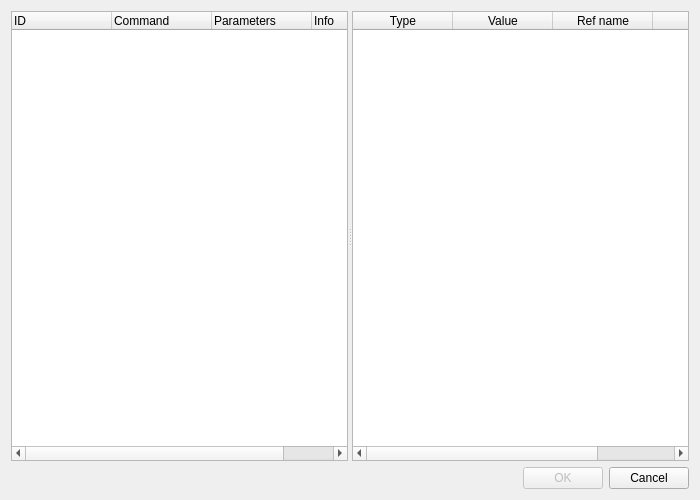
<?xml version="1.0" encoding="UTF-8"?>
<ui version="4.0">
 <class>Dialog</class>
 <widget class="QDialog" name="Dialog">
  <property name="geometry">
   <rect>
    <x>0</x>
    <y>0</y>
    <width>700</width>
    <height>500</height>
   </rect>
  </property>
  <property name="windowTitle">
   <string>Dialog</string>
  </property>
  <layout class="QHBoxLayout" name="horizontalLayout_2">
   <item>
    <layout class="QVBoxLayout" name="verticalLayout">
     <item>
      <widget class="QSplitter" name="splitter">
       <property name="orientation">
        <enum>Qt::Horizontal</enum>
       </property>
       <property name="opaqueResize">
        <bool>true</bool>
       </property>
       <property name="childrenCollapsible">
        <bool>false</bool>
       </property>
       <widget class="QTreeWidget" name="treeWidget">
        <property name="baseSize">
         <size>
          <width>150</width>
          <height>0</height>
         </size>
        </property>
        <column>
         <property name="text">
          <string>ID</string>
         </property>
        </column>
        <column>
         <property name="text">
          <string>Command</string>
         </property>
        </column>
        <column>
         <property name="text">
          <string>Parameters</string>
         </property>
        </column>
        <column>
         <property name="text">
          <string>Info</string>
         </property>
        </column>
       </widget>
       <widget class="QTableWidget" name="tableWidget">
        <column>
         <property name="text">
          <string>Type</string>
         </property>
        </column>
        <column>
         <property name="text">
          <string>Value</string>
         </property>
        </column>
        <column>
         <property name="text">
          <string>Ref name</string>
         </property>
        </column>
        <column>
         <property name="text">
          <string>Info</string>
         </property>
        </column>
       </widget>
      </widget>
     </item>
     <item>
      <layout class="QHBoxLayout" name="horizontalLayout">
       <property name="sizeConstraint">
        <enum>QLayout::SetFixedSize</enum>
       </property>
       <item>
        <spacer name="horizontalSpacer">
         <property name="orientation">
          <enum>Qt::Horizontal</enum>
         </property>
         <property name="sizeHint" stdset="0">
          <size>
           <width>40</width>
           <height>20</height>
          </size>
         </property>
        </spacer>
       </item>
       <item>
        <widget class="QPushButton" name="okButton">
         <property name="enabled">
          <bool>false</bool>
         </property>
         <property name="text">
          <string>OK</string>
         </property>
        </widget>
       </item>
       <item>
        <widget class="QPushButton" name="cancelButton">
         <property name="enabled">
          <bool>true</bool>
         </property>
         <property name="text">
          <string>Cancel</string>
         </property>
        </widget>
       </item>
      </layout>
     </item>
    </layout>
   </item>
  </layout>
 </widget>
 <tabstops>
  <tabstop>treeWidget</tabstop>
  <tabstop>tableWidget</tabstop>
  <tabstop>okButton</tabstop>
  <tabstop>cancelButton</tabstop>
 </tabstops>
 <resources/>
 <connections/>
</ui>
